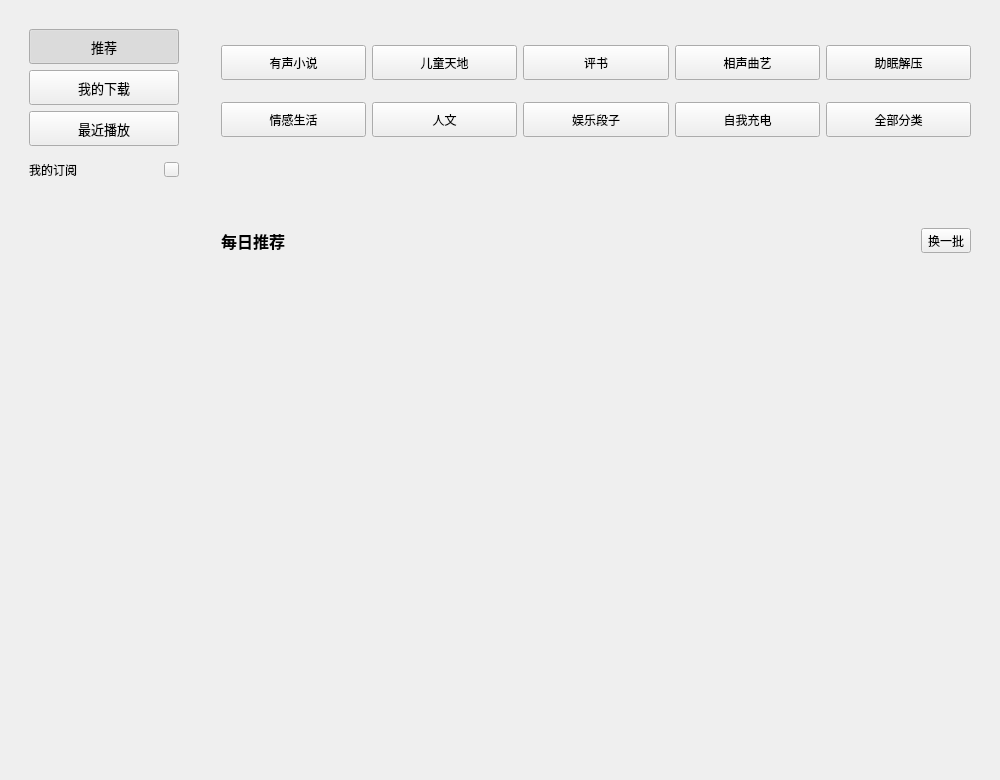
<?xml version="1.0" encoding="UTF-8"?>
<ui version="4.0">
 <class>ListenBook</class>
 <widget class="QWidget" name="ListenBook">
  <property name="geometry">
   <rect>
    <x>0</x>
    <y>0</y>
    <width>1000</width>
    <height>780</height>
   </rect>
  </property>
  <property name="windowTitle">
   <string>ListenBook</string>
  </property>
  <layout class="QHBoxLayout" name="horizontalLayout_4">
   <item>
    <widget class="QWidget" name="widget_2" native="true">
     <layout class="QVBoxLayout" name="verticalLayout_2">
      <item>
       <widget class="QWidget" name="menu_widget" native="true">
        <layout class="QVBoxLayout" name="verticalLayout">
         <item>
          <widget class="QToolButton" name="recommend_toolButton">
           <property name="minimumSize">
            <size>
             <width>150</width>
             <height>35</height>
            </size>
           </property>
           <property name="maximumSize">
            <size>
             <width>150</width>
             <height>35</height>
            </size>
           </property>
           <property name="font">
            <font>
             <pointsize>10</pointsize>
            </font>
           </property>
           <property name="text">
            <string>推荐</string>
           </property>
           <property name="checkable">
            <bool>true</bool>
           </property>
           <property name="checked">
            <bool>true</bool>
           </property>
           <property name="toolButtonStyle">
            <enum>Qt::ToolButtonTextBesideIcon</enum>
           </property>
          </widget>
         </item>
         <item>
          <widget class="QToolButton" name="download_toolButton">
           <property name="minimumSize">
            <size>
             <width>150</width>
             <height>35</height>
            </size>
           </property>
           <property name="maximumSize">
            <size>
             <width>150</width>
             <height>35</height>
            </size>
           </property>
           <property name="font">
            <font>
             <pointsize>10</pointsize>
            </font>
           </property>
           <property name="text">
            <string>我的下载</string>
           </property>
           <property name="checkable">
            <bool>true</bool>
           </property>
           <property name="toolButtonStyle">
            <enum>Qt::ToolButtonTextBesideIcon</enum>
           </property>
          </widget>
         </item>
         <item>
          <widget class="QToolButton" name="recently_toolButton">
           <property name="minimumSize">
            <size>
             <width>150</width>
             <height>35</height>
            </size>
           </property>
           <property name="maximumSize">
            <size>
             <width>150</width>
             <height>35</height>
            </size>
           </property>
           <property name="font">
            <font>
             <pointsize>10</pointsize>
            </font>
           </property>
           <property name="text">
            <string>最近播放</string>
           </property>
           <property name="checkable">
            <bool>true</bool>
           </property>
           <property name="toolButtonStyle">
            <enum>Qt::ToolButtonTextBesideIcon</enum>
           </property>
          </widget>
         </item>
        </layout>
       </widget>
      </item>
      <item>
       <layout class="QHBoxLayout" name="horizontalLayout">
        <item>
         <widget class="QLabel" name="subscribe_label">
          <property name="sizePolicy">
           <sizepolicy hsizetype="Fixed" vsizetype="Preferred">
            <horstretch>0</horstretch>
            <verstretch>0</verstretch>
           </sizepolicy>
          </property>
          <property name="minimumSize">
           <size>
            <width>120</width>
            <height>0</height>
           </size>
          </property>
          <property name="maximumSize">
           <size>
            <width>120</width>
            <height>16777215</height>
           </size>
          </property>
          <property name="text">
           <string>我的订阅</string>
          </property>
          <property name="scaledContents">
           <bool>true</bool>
          </property>
          <property name="alignment">
           <set>Qt::AlignLeading|Qt::AlignLeft|Qt::AlignTop</set>
          </property>
          <property name="margin">
           <number>5</number>
          </property>
         </widget>
        </item>
        <item>
         <widget class="QToolButton" name="indicator_toolButton">
          <property name="minimumSize">
           <size>
            <width>15</width>
            <height>15</height>
           </size>
          </property>
          <property name="maximumSize">
           <size>
            <width>15</width>
            <height>15</height>
           </size>
          </property>
          <property name="cursor">
           <cursorShape>PointingHandCursor</cursorShape>
          </property>
          <property name="text">
           <string/>
          </property>
          <property name="checkable">
           <bool>true</bool>
          </property>
         </widget>
        </item>
       </layout>
      </item>
      <item>
       <spacer name="verticalSpacer">
        <property name="orientation">
         <enum>Qt::Vertical</enum>
        </property>
        <property name="sizeHint" stdset="0">
         <size>
          <width>20</width>
          <height>40</height>
         </size>
        </property>
       </spacer>
      </item>
     </layout>
    </widget>
   </item>
   <item>
    <widget class="QWidget" name="widget_4" native="true">
     <layout class="QVBoxLayout" name="verticalLayout_3">
      <item>
       <widget class="QWidget" name="widget_3" native="true">
        <layout class="QGridLayout" name="gridLayout">
         <item row="0" column="0">
          <widget class="QToolButton" name="toolButton_5">
           <property name="sizePolicy">
            <sizepolicy hsizetype="Expanding" vsizetype="Fixed">
             <horstretch>0</horstretch>
             <verstretch>0</verstretch>
            </sizepolicy>
           </property>
           <property name="minimumSize">
            <size>
             <width>0</width>
             <height>35</height>
            </size>
           </property>
           <property name="maximumSize">
            <size>
             <width>16777215</width>
             <height>35</height>
            </size>
           </property>
           <property name="cursor">
            <cursorShape>PointingHandCursor</cursorShape>
           </property>
           <property name="text">
            <string>有声小说</string>
           </property>
          </widget>
         </item>
         <item row="0" column="1">
          <widget class="QToolButton" name="toolButton_6">
           <property name="sizePolicy">
            <sizepolicy hsizetype="Expanding" vsizetype="Fixed">
             <horstretch>0</horstretch>
             <verstretch>0</verstretch>
            </sizepolicy>
           </property>
           <property name="minimumSize">
            <size>
             <width>0</width>
             <height>35</height>
            </size>
           </property>
           <property name="maximumSize">
            <size>
             <width>16777215</width>
             <height>35</height>
            </size>
           </property>
           <property name="cursor">
            <cursorShape>PointingHandCursor</cursorShape>
           </property>
           <property name="text">
            <string>儿童天地</string>
           </property>
          </widget>
         </item>
         <item row="0" column="2">
          <widget class="QToolButton" name="toolButton_7">
           <property name="sizePolicy">
            <sizepolicy hsizetype="Expanding" vsizetype="Fixed">
             <horstretch>0</horstretch>
             <verstretch>0</verstretch>
            </sizepolicy>
           </property>
           <property name="minimumSize">
            <size>
             <width>0</width>
             <height>35</height>
            </size>
           </property>
           <property name="maximumSize">
            <size>
             <width>16777215</width>
             <height>35</height>
            </size>
           </property>
           <property name="cursor">
            <cursorShape>PointingHandCursor</cursorShape>
           </property>
           <property name="text">
            <string>评书</string>
           </property>
          </widget>
         </item>
         <item row="0" column="3">
          <widget class="QToolButton" name="toolButton_8">
           <property name="sizePolicy">
            <sizepolicy hsizetype="Expanding" vsizetype="Fixed">
             <horstretch>0</horstretch>
             <verstretch>0</verstretch>
            </sizepolicy>
           </property>
           <property name="minimumSize">
            <size>
             <width>0</width>
             <height>35</height>
            </size>
           </property>
           <property name="maximumSize">
            <size>
             <width>16777215</width>
             <height>35</height>
            </size>
           </property>
           <property name="cursor">
            <cursorShape>PointingHandCursor</cursorShape>
           </property>
           <property name="text">
            <string>相声曲艺</string>
           </property>
          </widget>
         </item>
         <item row="0" column="4">
          <widget class="QToolButton" name="toolButton_9">
           <property name="sizePolicy">
            <sizepolicy hsizetype="Expanding" vsizetype="Fixed">
             <horstretch>0</horstretch>
             <verstretch>0</verstretch>
            </sizepolicy>
           </property>
           <property name="minimumSize">
            <size>
             <width>0</width>
             <height>35</height>
            </size>
           </property>
           <property name="maximumSize">
            <size>
             <width>16777215</width>
             <height>35</height>
            </size>
           </property>
           <property name="cursor">
            <cursorShape>PointingHandCursor</cursorShape>
           </property>
           <property name="text">
            <string>助眠解压</string>
           </property>
          </widget>
         </item>
         <item row="1" column="0">
          <widget class="QToolButton" name="toolButton_10">
           <property name="sizePolicy">
            <sizepolicy hsizetype="Expanding" vsizetype="Fixed">
             <horstretch>0</horstretch>
             <verstretch>0</verstretch>
            </sizepolicy>
           </property>
           <property name="minimumSize">
            <size>
             <width>0</width>
             <height>35</height>
            </size>
           </property>
           <property name="maximumSize">
            <size>
             <width>16777215</width>
             <height>35</height>
            </size>
           </property>
           <property name="cursor">
            <cursorShape>PointingHandCursor</cursorShape>
           </property>
           <property name="text">
            <string>情感生活</string>
           </property>
          </widget>
         </item>
         <item row="1" column="1">
          <widget class="QToolButton" name="toolButton_12">
           <property name="sizePolicy">
            <sizepolicy hsizetype="Expanding" vsizetype="Fixed">
             <horstretch>0</horstretch>
             <verstretch>0</verstretch>
            </sizepolicy>
           </property>
           <property name="minimumSize">
            <size>
             <width>0</width>
             <height>35</height>
            </size>
           </property>
           <property name="maximumSize">
            <size>
             <width>16777215</width>
             <height>35</height>
            </size>
           </property>
           <property name="cursor">
            <cursorShape>PointingHandCursor</cursorShape>
           </property>
           <property name="text">
            <string>人文</string>
           </property>
          </widget>
         </item>
         <item row="1" column="2">
          <widget class="QToolButton" name="toolButton_13">
           <property name="sizePolicy">
            <sizepolicy hsizetype="Expanding" vsizetype="Fixed">
             <horstretch>0</horstretch>
             <verstretch>0</verstretch>
            </sizepolicy>
           </property>
           <property name="minimumSize">
            <size>
             <width>0</width>
             <height>35</height>
            </size>
           </property>
           <property name="maximumSize">
            <size>
             <width>16777215</width>
             <height>35</height>
            </size>
           </property>
           <property name="cursor">
            <cursorShape>PointingHandCursor</cursorShape>
           </property>
           <property name="text">
            <string>娱乐段子</string>
           </property>
          </widget>
         </item>
         <item row="1" column="3">
          <widget class="QToolButton" name="toolButton_11">
           <property name="sizePolicy">
            <sizepolicy hsizetype="Expanding" vsizetype="Fixed">
             <horstretch>0</horstretch>
             <verstretch>0</verstretch>
            </sizepolicy>
           </property>
           <property name="minimumSize">
            <size>
             <width>0</width>
             <height>35</height>
            </size>
           </property>
           <property name="maximumSize">
            <size>
             <width>16777215</width>
             <height>35</height>
            </size>
           </property>
           <property name="cursor">
            <cursorShape>PointingHandCursor</cursorShape>
           </property>
           <property name="text">
            <string>自我充电</string>
           </property>
          </widget>
         </item>
         <item row="1" column="4">
          <widget class="IconBesideTextToolButton" name="toolButton_14">
           <property name="sizePolicy">
            <sizepolicy hsizetype="Expanding" vsizetype="Fixed">
             <horstretch>0</horstretch>
             <verstretch>0</verstretch>
            </sizepolicy>
           </property>
           <property name="minimumSize">
            <size>
             <width>0</width>
             <height>35</height>
            </size>
           </property>
           <property name="maximumSize">
            <size>
             <width>16777215</width>
             <height>35</height>
            </size>
           </property>
           <property name="cursor">
            <cursorShape>PointingHandCursor</cursorShape>
           </property>
           <property name="text">
            <string>全部分类</string>
           </property>
          </widget>
         </item>
        </layout>
       </widget>
      </item>
      <item>
       <widget class="QWidget" name="widget_5" native="true">
        <layout class="QHBoxLayout" name="horizontalLayout_2">
         <item>
          <widget class="QLabel" name="label_2">
           <property name="font">
            <font>
             <pointsize>12</pointsize>
             <bold>true</bold>
            </font>
           </property>
           <property name="text">
            <string>每日推荐</string>
           </property>
          </widget>
         </item>
         <item>
          <spacer name="horizontalSpacer">
           <property name="orientation">
            <enum>Qt::Horizontal</enum>
           </property>
           <property name="sizeHint" stdset="0">
            <size>
             <width>641</width>
             <height>20</height>
            </size>
           </property>
          </spacer>
         </item>
         <item>
          <widget class="QToolButton" name="toolButton_15">
           <property name="cursor">
            <cursorShape>PointingHandCursor</cursorShape>
           </property>
           <property name="text">
            <string>换一批</string>
           </property>
          </widget>
         </item>
        </layout>
       </widget>
      </item>
      <item>
       <widget class="QWidget" name="table_widget" native="true"/>
      </item>
      <item>
       <widget class="QWidget" name="rank_widget" native="true">
        <layout class="QHBoxLayout" name="horizontalLayout_3">
         <item>
          <widget class="QWidget" name="widget_7" native="true"/>
         </item>
         <item>
          <widget class="QWidget" name="widget_8" native="true"/>
         </item>
         <item>
          <widget class="QWidget" name="widget_9" native="true"/>
         </item>
        </layout>
       </widget>
      </item>
      <item>
       <widget class="QWidget" name="widget_6" native="true"/>
      </item>
     </layout>
    </widget>
   </item>
  </layout>
 </widget>
 <customwidgets>
  <customwidget>
   <class>IconBesideTextToolButton</class>
   <extends>QToolButton</extends>
   <header>IconBesideTextToolButton.h</header>
  </customwidget>
 </customwidgets>
 <resources/>
 <connections/>
</ui>
